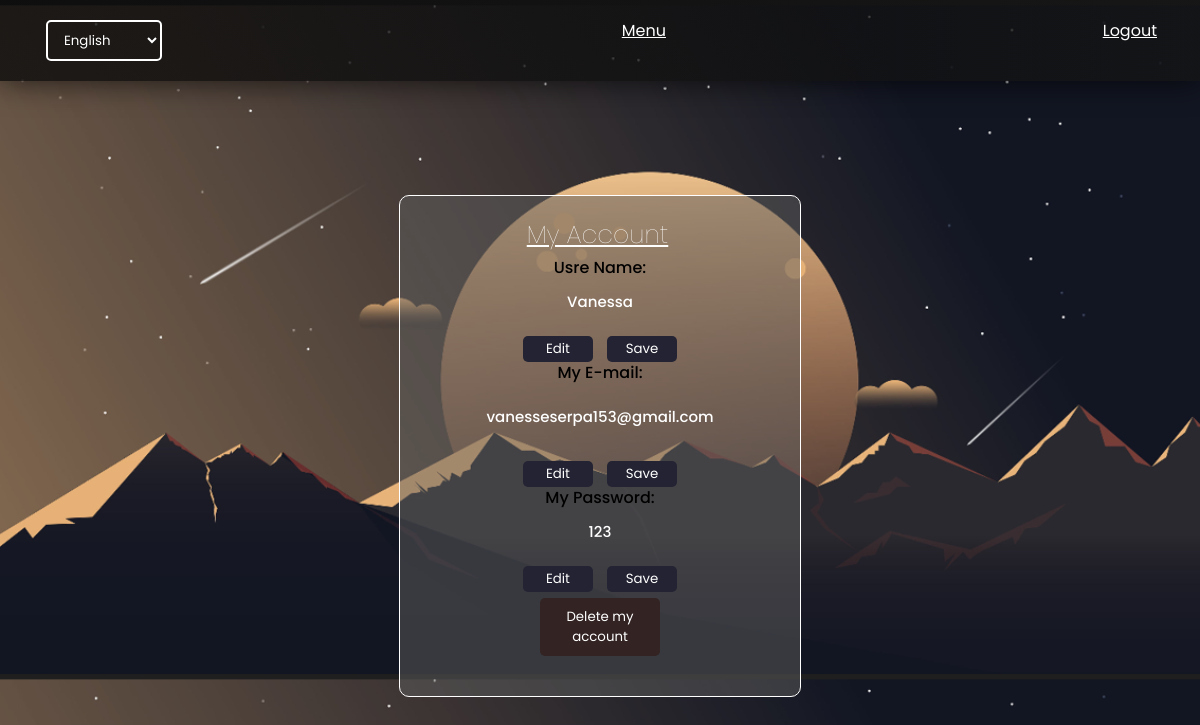
The app's page /infoconta.php (signed in) with its own data.
### tables this page shows
CREATE TABLE `users` (
  `codigo` int(11) NOT NULL,
  `usuario` varchar(50) NOT NULL,
  `senha` varchar(20) NOT NULL,
  `email` varchar(50) NOT NULL,
  `pontos` int(11) DEFAULT NULL
);

### i18n.php (called while the page is built, shortened)
<?php
$filePath = sprintf('translations/%s.json', $_SESSION['lang']);
$fileContent = file_get_contents($filePath);
$translations = json_decode($fileContent, true);
function getTranslatedTexts()
{
    global $translations;
    return $translations;
}
?>

### infoconta.php (the view, shortened to what this page needs)
<?php
include 'i18n.php';
$translations = getTranslatedTexts();
include "conexao.php";
$logado = $_SESSION['codigo'];
$sql = "SELECT * FROM users WHERE codigo = $logado";
$result = mysqli_query($conexao, $sql);
$row = mysqli_fetch_assoc($result);
$u = htmlspecialchars($row["usuario"]);
$e = htmlspecialchars($row["email"]);
$s = htmlspecialchars($row["senha"]);
?>
<!DOCTYPE html>
<html lang="<?php echo isset($_SESSION['lang']) ? $_SESSION['lang'] : 'en_us'; ?>">
<head>
    <link rel="stylesheet" type="text/css" href="infoconta.css">
    <link rel="stylesheet" href="font.css">
</head>
<body>
<header>
    <nav>
    <form id="languageForm" method="post" action="<?php echo $_SERVER['PHP_SELF']; ?>">
            <select onchange="submitLanguageForm()" name="languages" id="languages">
                <option value="en_us" <?php if ($_SESSION['lang'] == 'en_us') echo 'selected'; ?>>English</option>
            </select>
        </form>
    </nav>
    <a href="painel.php">Menu</a>
    <a href="sair.php" target="_self"><?php echo isset($translations['logoutButton']) ? $translations['logoutButton'] : 'Logout' ?></a>
</header>
<div id="caixa">
    <div id="caixaInterior">
        <h2><?php echo isset($translations['myAccount']) ? $translations['myAccount'] : 'My account'?></h2>
        <div id="linha1">
            <label for="nomeUsuario"><?php echo isset($translations['userName']) ? $translations['userName'] : 'User name'?></label>
            <span id="nomeUsuario"><?php echo isset($u) ? $u : ''; ?></span>
            <button onclick="editUsername()" class="usuario"><?php echo isset($translations['editButtom']) ? $translations['editButtom'] : 'Edit'?></button>
            <input type="submit" name="saveUsername" value="<?php echo isset($translations['saveButtom']) ? $translations['saveButtom'] : 'Save'; ?>">
        </div>
 <div id="linha2">
            <label for="editEmail"><?php echo isset($translations['myEmail']) ? $translations['myEmail'] : 'My E-mail:'?></label>
            <span id="email"><?php echo isset($e) ? $e : ''; ?></span>
            <button onclick="editEmail()" class="email"><?php echo isset($translations['editButtom']) ? $translations['editButtom'] : 'Edit'?></button>
            <input type="submit" name="saveEmail" value="<?php echo isset($translations['saveButtom']) ? $translations['saveButtom'] : 'Save'; ?>">
</div>
  <div id="linha3">
            <label for="editPassword"><?php echo isset($translations['myPassword']) ? $translations['myPassword'] : 'My Password:'?></label>
            <span id="senha"><?php echo isset($s) ? $s : ''; ?></span>
            <button onclick="editPassword()"><?php echo isset($translations['editButtom']) ? $translations['editButtom'] : 'Edit'?></button>
            <input type="submit" name="savePassword" value="<?php echo isset($translations['saveButtom']) ? $translations['saveButtom'] : 'Save'; ?>">
        </div>
        <div id="linha4">
            <button onclick="deleteAccount()"><?php echo isset($translations['deleteAccountButtom']) ? $translations['deleteAccountButtom'] : 'Delete my account'?></button>
        </div>
    </div>
</div>
</body>
</html>

### infoconta.css (style rules this page uses)
* { margin: 0; padding: 0; font-family: "Poppins", sans-serif; }
body { background-image: url(background.jpg); background-size: cover; }
header { padding: 10px 3%; background-image: linear-gradient(90deg, #0a0a0ac9, #141414c5); box-shadow: 0px 1px 30px 0px rgba(0, 0, 0, 0.66); margin-bottom: 15px; }
header a { font-weight: 100px; text-decoration: underline; list-style: none; display: inline-block; padding: 8px 7px; color: #fff; cursor: pointer; transition: all 0.3s ease 0s; }
header, a { display: flex; justify-content: right; justify-content: space-between; }
#languageForm { display: flex; align-items: center; padding: 10px 10px 10px 10px; }
#languages { margin-right: 20px; padding: 8px 12px; border: 2px solid #fff; border-radius: 5px; background-color: transparent; color: #fff; cursor: pointer; }
#caixa { background-color: rgba(94, 94, 94, 0.493); position: absolute; top: 52%; left: 50%; transform: translate(-50%, -50%); width: 400px; height: 500px; border-radius: 10px; font-weight: 500; margin-top: 30px; border: 1px solid #fff; }
#caixaInterior { position: absolute; top: 50%; left: 50%; transform: translate(-50%, -50%); height: 400px; width: 350px; text-align: center; }
h2 { text-decoration: underline; color: #fff; font-weight: 100; font-size: 25px; padding: 0px 15px 0px 10px; margin-top: -30px; margin-bottom: 1px; }
#nomeUsuário, span { font-size: 15px; text-decoration: none; color: #fff; text-align: left; display: flex; justify-content: center; align-items: center; padding: 30px 5%; text-decoration: underline; margin-top: -20px; }
#email, span { text-decoration: none; color: #fff; text-align: center; padding: 40px 5%; }
#senha, span { color: #fff; text-align: center; padding: 30px 5%; margin-bottom: -8px; }
input, button { text-decoration: none; width: 70px; padding: 3px 1rem; margin: -2px 5px; background-color: rgb(35, 35, 51); color: #fff; border: none; border-radius: 5px; }
#linha4 { text-decoration: none; display: flex; justify-content: center; margin-top: 40px; margin-top: -1px; }
#linha4 button { text-decoration: none; width: 120px; padding: 9px 5px; margin: 9px 5px; background-color: rgb(51, 35, 35); color: #fff; border: none; border-radius: 5px; }

### records on screen
users: usuario "Vanessa", email "vanesseserpa153@gmail.com", senha "123"

### other values on screen
$translations['logoutButton'] "Logout"
$translations['myAccount'] "My Account"
$translations['userName'] "Usre Name:"
$translations['editButtom'] "Edit"
$translations['myEmail'] "My E-mail:"
$translations['myPassword'] "My Password:"
$translations['deleteAccountButtom'] "Delete my account"
